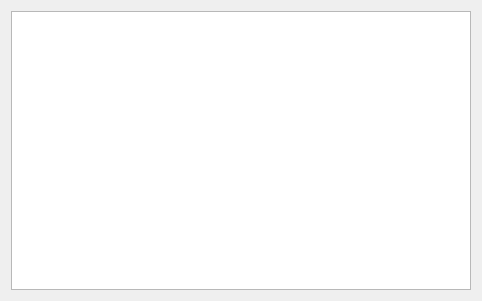
<?xml version="1.0" encoding="UTF-8"?>
<ui version="4.0">
 <class>gridLayoutWidget_2</class>
 <widget class="QWidget" name="gridLayoutWidget_2">
  <property name="geometry">
   <rect>
    <x>0</x>
    <y>0</y>
    <width>482</width>
    <height>301</height>
   </rect>
  </property>
  <layout class="QGridLayout" name="gridLayout_3">
   <item row="0" column="0">
    <widget class="QTableWidget" name="tblTargets"/>
   </item>
  </layout>
 </widget>
 <resources/>
 <connections/>
</ui>
